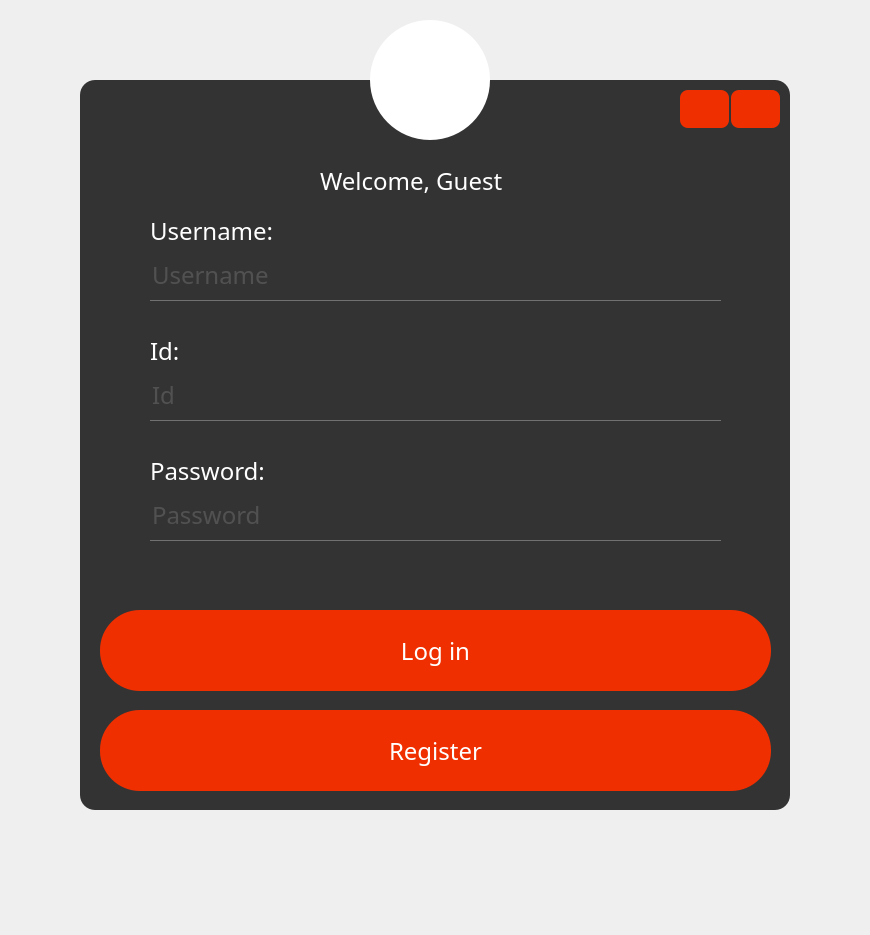
<?xml version="1.0" encoding="UTF-8"?>
<ui version="4.0">
 <class>MainWindow</class>
 <widget class="QMainWindow" name="MainWindow">
  <property name="geometry">
   <rect>
    <x>0</x>
    <y>0</y>
    <width>870</width>
    <height>935</height>
   </rect>
  </property>
  <property name="windowTitle">
   <string>MainWindow</string>
  </property>
  <widget class="QWidget" name="centralwidget">
   <layout class="QVBoxLayout" name="verticalLayout">
    <property name="spacing">
     <number>0</number>
    </property>
    <property name="leftMargin">
     <number>0</number>
    </property>
    <property name="topMargin">
     <number>0</number>
    </property>
    <property name="rightMargin">
     <number>0</number>
    </property>
    <property name="bottomMargin">
     <number>0</number>
    </property>
    <item>
     <widget class="QStackedWidget" name="stackedWidget">
      <property name="styleSheet">
       <string notr="true"/>
      </property>
      <property name="currentIndex">
       <number>0</number>
      </property>
      <widget class="QWidget" name="Login_page">
       <property name="styleSheet">
        <string notr="true">*{
	font-family:century gothic;
	font-size:24px;
}

QFrame{
	background:#333;
	border-radius:15px;
}

QPushButton{
	color:white;
	background:#f02f00;
	border-radius:40px;
}

QToolButton{
	background:white;
	border-radius:60px;
}

QLabel{
	color:white;
}

QPushButton:hover{
	color:white;
	border-radius:40px;
	background:#B02300;

}

QPushButton:pressed{
	background:#701600;
}

QLineEdit{
	background:transparent;
	border:none;
	color:#717072;
	border-bottom:1px solid #717072;
}</string>
       </property>
       <widget class="QToolButton" name="toolButton">
        <property name="geometry">
         <rect>
          <x>370</x>
          <y>20</y>
          <width>120</width>
          <height>120</height>
         </rect>
        </property>
        <property name="text">
         <string/>
        </property>
        <property name="icon">
         <iconset>
          <normaloff>../Images/icon2.png</normaloff>../Images/icon2.png</iconset>
        </property>
        <property name="iconSize">
         <size>
          <width>80</width>
          <height>80</height>
         </size>
        </property>
       </widget>
       <widget class="QFrame" name="LoginFrame">
        <property name="geometry">
         <rect>
          <x>80</x>
          <y>80</y>
          <width>710</width>
          <height>730</height>
         </rect>
        </property>
        <property name="frameShape">
         <enum>QFrame::StyledPanel</enum>
        </property>
        <property name="frameShadow">
         <enum>QFrame::Raised</enum>
        </property>
        <widget class="QLabel" name="WelcomeLabel">
         <property name="geometry">
          <rect>
           <x>240</x>
           <y>70</y>
           <width>221</width>
           <height>61</height>
          </rect>
         </property>
         <property name="styleSheet">
          <string notr="true"/>
         </property>
         <property name="text">
          <string>Welcome, Guest</string>
         </property>
        </widget>
        <widget class="QPushButton" name="LoginBtn">
         <property name="geometry">
          <rect>
           <x>20</x>
           <y>530</y>
           <width>671</width>
           <height>81</height>
          </rect>
         </property>
         <property name="text">
          <string>Log in</string>
         </property>
        </widget>
        <widget class="QPushButton" name="RegisterBtn">
         <property name="geometry">
          <rect>
           <x>20</x>
           <y>630</y>
           <width>671</width>
           <height>81</height>
          </rect>
         </property>
         <property name="text">
          <string>Register</string>
         </property>
        </widget>
        <widget class="QLineEdit" name="UserNameLineEdit">
         <property name="geometry">
          <rect>
           <x>70</x>
           <y>170</y>
           <width>571</width>
           <height>51</height>
          </rect>
         </property>
         <property name="text">
          <string/>
         </property>
         <property name="alignment">
          <set>Qt::AlignLeading|Qt::AlignLeft|Qt::AlignVCenter</set>
         </property>
         <property name="placeholderText">
          <string>Username</string>
         </property>
        </widget>
        <widget class="QLineEdit" name="PassLineEdit">
         <property name="geometry">
          <rect>
           <x>70</x>
           <y>410</y>
           <width>571</width>
           <height>51</height>
          </rect>
         </property>
         <property name="text">
          <string/>
         </property>
         <property name="echoMode">
          <enum>QLineEdit::Password</enum>
         </property>
         <property name="placeholderText">
          <string>Password</string>
         </property>
        </widget>
        <widget class="QLineEdit" name="IdLineEdit">
         <property name="geometry">
          <rect>
           <x>70</x>
           <y>290</y>
           <width>571</width>
           <height>51</height>
          </rect>
         </property>
         <property name="text">
          <string/>
         </property>
         <property name="placeholderText">
          <string>Id</string>
         </property>
        </widget>
        <widget class="QLabel" name="UserLabel">
         <property name="geometry">
          <rect>
           <x>70</x>
           <y>130</y>
           <width>181</width>
           <height>41</height>
          </rect>
         </property>
         <property name="text">
          <string>Username:</string>
         </property>
        </widget>
        <widget class="QLabel" name="IdLabel">
         <property name="geometry">
          <rect>
           <x>70</x>
           <y>250</y>
           <width>181</width>
           <height>41</height>
          </rect>
         </property>
         <property name="text">
          <string>Id:</string>
         </property>
        </widget>
        <widget class="QLabel" name="PasswordLabel">
         <property name="geometry">
          <rect>
           <x>70</x>
           <y>370</y>
           <width>181</width>
           <height>41</height>
          </rect>
         </property>
         <property name="text">
          <string>Password:</string>
         </property>
         <property name="textFormat">
          <enum>Qt::PlainText</enum>
         </property>
        </widget>
        <widget class="QFrame" name="frame_window_navigation">
         <property name="geometry">
          <rect>
           <x>600</x>
           <y>10</y>
           <width>100</width>
           <height>38</height>
          </rect>
         </property>
         <property name="minimumSize">
          <size>
           <width>100</width>
           <height>0</height>
          </size>
         </property>
         <property name="styleSheet">
          <string notr="true">QPushButton{
 	border-radius:8px
}
</string>
         </property>
         <property name="frameShape">
          <enum>QFrame::StyledPanel</enum>
         </property>
         <property name="frameShadow">
          <enum>QFrame::Raised</enum>
         </property>
         <layout class="QHBoxLayout" name="horizontalLayout_6">
          <property name="spacing">
           <number>2</number>
          </property>
          <property name="leftMargin">
           <number>0</number>
          </property>
          <property name="topMargin">
           <number>0</number>
          </property>
          <property name="rightMargin">
           <number>0</number>
          </property>
          <property name="bottomMargin">
           <number>0</number>
          </property>
          <item>
           <widget class="QPushButton" name="btn_minimise">
            <property name="sizePolicy">
             <sizepolicy hsizetype="Minimum" vsizetype="Expanding">
              <horstretch>0</horstretch>
              <verstretch>0</verstretch>
             </sizepolicy>
            </property>
            <property name="styleSheet">
             <string notr="true"/>
            </property>
            <property name="text">
             <string/>
            </property>
            <property name="icon">
             <iconset>
              <normaloff>../Images/minus-7-128.png</normaloff>../Images/minus-7-128.png</iconset>
            </property>
           </widget>
          </item>
          <item>
           <widget class="QPushButton" name="btn_close">
            <property name="sizePolicy">
             <sizepolicy hsizetype="Minimum" vsizetype="Expanding">
              <horstretch>0</horstretch>
              <verstretch>0</verstretch>
             </sizepolicy>
            </property>
            <property name="styleSheet">
             <string notr="true"/>
            </property>
            <property name="text">
             <string/>
            </property>
            <property name="icon">
             <iconset>
              <normaloff>../Images/x-mark-24.png</normaloff>../Images/x-mark-24.png</iconset>
            </property>
            <property name="iconSize">
             <size>
              <width>16</width>
              <height>16</height>
             </size>
            </property>
           </widget>
          </item>
         </layout>
        </widget>
       </widget>
       <zorder>LoginFrame</zorder>
       <zorder>toolButton</zorder>
      </widget>
      <widget class="QWidget" name="Register_page">
       <property name="styleSheet">
        <string notr="true">*{
	font-family:century gothic;
	font-size:24px;
}

QFrame{
	background:#333;
	border-radius:15px;
}

QPushButton{
	color:white;
	background:#f02f00;
	border-radius:40px;
}

QToolButton{
	background:white;
	border-radius:60px;
}

QLabel{
	color:white;
}

QPushButton:hover{
	color:white;
	border-radius:40px;
	background:#B02300;

}

QLineEdit{
	background:transparent;
	border:none;
	color:#717072;
	border-bottom:1px solid #717072;
}</string>
       </property>
       <widget class="QToolButton" name="toolButton_2">
        <property name="geometry">
         <rect>
          <x>370</x>
          <y>20</y>
          <width>120</width>
          <height>120</height>
         </rect>
        </property>
        <property name="text">
         <string/>
        </property>
        <property name="icon">
         <iconset>
          <normaloff>../Images/icon2.png</normaloff>../Images/icon2.png</iconset>
        </property>
        <property name="iconSize">
         <size>
          <width>80</width>
          <height>80</height>
         </size>
        </property>
       </widget>
       <widget class="QFrame" name="RegisterFramer">
        <property name="geometry">
         <rect>
          <x>80</x>
          <y>80</y>
          <width>710</width>
          <height>841</height>
         </rect>
        </property>
        <property name="frameShape">
         <enum>QFrame::StyledPanel</enum>
        </property>
        <property name="frameShadow">
         <enum>QFrame::Raised</enum>
        </property>
        <widget class="QLabel" name="RegisterLabel">
         <property name="geometry">
          <rect>
           <x>240</x>
           <y>70</y>
           <width>221</width>
           <height>61</height>
          </rect>
         </property>
         <property name="styleSheet">
          <string notr="true"/>
         </property>
         <property name="text">
          <string>Register Form</string>
         </property>
         <property name="alignment">
          <set>Qt::AlignCenter</set>
         </property>
        </widget>
        <widget class="QPushButton" name="CancelBtn">
         <property name="geometry">
          <rect>
           <x>20</x>
           <y>750</y>
           <width>671</width>
           <height>81</height>
          </rect>
         </property>
         <property name="text">
          <string>Cancel</string>
         </property>
        </widget>
        <widget class="QPushButton" name="RegisterBtn_2">
         <property name="geometry">
          <rect>
           <x>20</x>
           <y>650</y>
           <width>671</width>
           <height>81</height>
          </rect>
         </property>
         <property name="text">
          <string>Register</string>
         </property>
        </widget>
        <widget class="QLineEdit" name="UserNameLineEdit_2">
         <property name="geometry">
          <rect>
           <x>70</x>
           <y>260</y>
           <width>570</width>
           <height>51</height>
          </rect>
         </property>
         <property name="text">
          <string/>
         </property>
         <property name="alignment">
          <set>Qt::AlignLeading|Qt::AlignLeft|Qt::AlignVCenter</set>
         </property>
         <property name="placeholderText">
          <string>Your Username</string>
         </property>
        </widget>
        <widget class="QLineEdit" name="PassLineEdit_2">
         <property name="geometry">
          <rect>
           <x>70</x>
           <y>460</y>
           <width>570</width>
           <height>51</height>
          </rect>
         </property>
         <property name="text">
          <string/>
         </property>
         <property name="echoMode">
          <enum>QLineEdit::Password</enum>
         </property>
         <property name="placeholderText">
          <string>Your Password</string>
         </property>
        </widget>
        <widget class="QLineEdit" name="IdLineEdit_2">
         <property name="geometry">
          <rect>
           <x>70</x>
           <y>350</y>
           <width>570</width>
           <height>51</height>
          </rect>
         </property>
         <property name="text">
          <string/>
         </property>
         <property name="placeholderText">
          <string>Your Id</string>
         </property>
        </widget>
        <widget class="QLabel" name="UserLabel_2">
         <property name="geometry">
          <rect>
           <x>70</x>
           <y>220</y>
           <width>571</width>
           <height>41</height>
          </rect>
         </property>
         <property name="text">
          <string>Your Username:</string>
         </property>
        </widget>
        <widget class="QLabel" name="IdLabel_2">
         <property name="geometry">
          <rect>
           <x>70</x>
           <y>320</y>
           <width>570</width>
           <height>41</height>
          </rect>
         </property>
         <property name="text">
          <string>Your Id:</string>
         </property>
        </widget>
        <widget class="QLabel" name="PasswordLabel_2">
         <property name="geometry">
          <rect>
           <x>70</x>
           <y>420</y>
           <width>570</width>
           <height>41</height>
          </rect>
         </property>
         <property name="text">
          <string>Your Password:</string>
         </property>
         <property name="textFormat">
          <enum>Qt::PlainText</enum>
         </property>
        </widget>
        <widget class="QLineEdit" name="ConfirmPassLineEdit">
         <property name="geometry">
          <rect>
           <x>70</x>
           <y>570</y>
           <width>571</width>
           <height>51</height>
          </rect>
         </property>
         <property name="text">
          <string/>
         </property>
         <property name="echoMode">
          <enum>QLineEdit::Password</enum>
         </property>
         <property name="placeholderText">
          <string>Confirm Password</string>
         </property>
        </widget>
        <widget class="QLabel" name="ConfirmPassLabel">
         <property name="geometry">
          <rect>
           <x>70</x>
           <y>530</y>
           <width>571</width>
           <height>41</height>
          </rect>
         </property>
         <property name="text">
          <string>Confirm Password:</string>
         </property>
         <property name="textFormat">
          <enum>Qt::PlainText</enum>
         </property>
        </widget>
        <widget class="QLineEdit" name="FullNameLineEdit">
         <property name="geometry">
          <rect>
           <x>70</x>
           <y>160</y>
           <width>570</width>
           <height>51</height>
          </rect>
         </property>
         <property name="text">
          <string/>
         </property>
         <property name="alignment">
          <set>Qt::AlignLeading|Qt::AlignLeft|Qt::AlignVCenter</set>
         </property>
         <property name="placeholderText">
          <string>Your Full Name</string>
         </property>
        </widget>
        <widget class="QLabel" name="UserLabel_3">
         <property name="geometry">
          <rect>
           <x>70</x>
           <y>120</y>
           <width>570</width>
           <height>41</height>
          </rect>
         </property>
         <property name="text">
          <string>Your Full Name:</string>
         </property>
        </widget>
        <widget class="QFrame" name="frame_window_navigation_2">
         <property name="geometry">
          <rect>
           <x>600</x>
           <y>10</y>
           <width>100</width>
           <height>38</height>
          </rect>
         </property>
         <property name="minimumSize">
          <size>
           <width>100</width>
           <height>0</height>
          </size>
         </property>
         <property name="styleSheet">
          <string notr="true">QPushButton{
 	border-radius:8px
}
</string>
         </property>
         <property name="frameShape">
          <enum>QFrame::StyledPanel</enum>
         </property>
         <property name="frameShadow">
          <enum>QFrame::Raised</enum>
         </property>
         <layout class="QHBoxLayout" name="horizontalLayout_7">
          <property name="spacing">
           <number>2</number>
          </property>
          <property name="leftMargin">
           <number>0</number>
          </property>
          <property name="topMargin">
           <number>0</number>
          </property>
          <property name="rightMargin">
           <number>0</number>
          </property>
          <property name="bottomMargin">
           <number>0</number>
          </property>
          <item>
           <widget class="QPushButton" name="btn_minimise_2">
            <property name="sizePolicy">
             <sizepolicy hsizetype="Minimum" vsizetype="Expanding">
              <horstretch>0</horstretch>
              <verstretch>0</verstretch>
             </sizepolicy>
            </property>
            <property name="styleSheet">
             <string notr="true"/>
            </property>
            <property name="text">
             <string/>
            </property>
            <property name="icon">
             <iconset>
              <normaloff>../Images/minus-7-128.png</normaloff>../Images/minus-7-128.png</iconset>
            </property>
           </widget>
          </item>
          <item>
           <widget class="QPushButton" name="btn_close_2">
            <property name="sizePolicy">
             <sizepolicy hsizetype="Minimum" vsizetype="Expanding">
              <horstretch>0</horstretch>
              <verstretch>0</verstretch>
             </sizepolicy>
            </property>
            <property name="styleSheet">
             <string notr="true"/>
            </property>
            <property name="text">
             <string/>
            </property>
            <property name="icon">
             <iconset>
              <normaloff>../Images/x-mark-24.png</normaloff>../Images/x-mark-24.png</iconset>
            </property>
            <property name="iconSize">
             <size>
              <width>16</width>
              <height>16</height>
             </size>
            </property>
           </widget>
          </item>
         </layout>
        </widget>
       </widget>
       <zorder>RegisterFramer</zorder>
       <zorder>toolButton_2</zorder>
      </widget>
     </widget>
    </item>
   </layout>
  </widget>
 </widget>
 <resources/>
 <connections/>
</ui>
